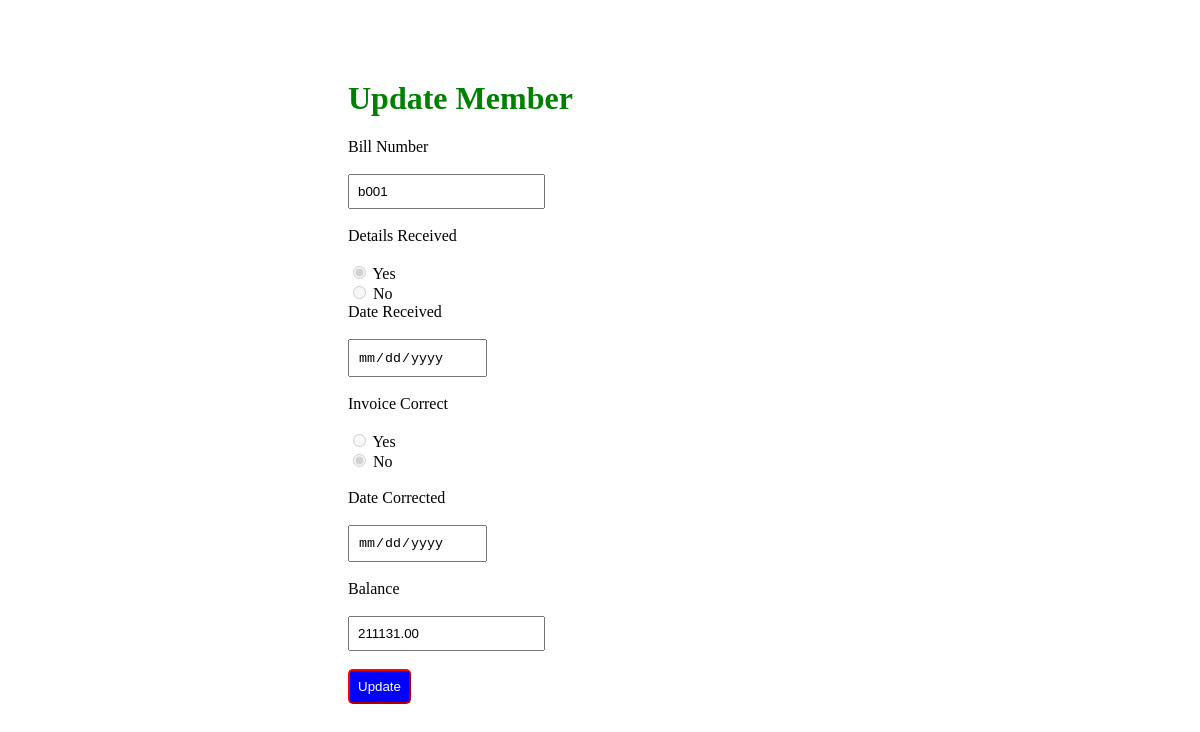
The app's page /update/1/ with its own data.
### myapp/models.py (models this page shows)
class Member(models.Model):
    bill_number = models.CharField(max_length=100, unique = True)
    details_received = models.BooleanField(default = False)
    date_received = models.DateField(null=True, blank=True)
    invoice_correct = models.BooleanField(null = True)
    date_corrected = models.DateField(null=True, blank=True)
    balance = models.DecimalField(max_digits=10, decimal_places=2)

### myapp/views.py (the view)
# urls.py: path('update/<int:id>/',views.update,name="update"),
def update(request,id):
    mem=Member.objects.get(id=id)
    return render(request,'update.html',{'mem':mem})

### myapp/templates/update.html (shortened to what this page needs)
<!DOCTYPE html>
<html lang="en">
<head>
</head>
{% load static %}
<link rel="stylesheet" href="{% static 'style.css' %}">
<body>
    <div class="container2">
        <h1>Update Member</h1>
<form action="{% url 'uprec' mem.id %}" method="post">
    <label for="bill_number">Bill Number</label><br><br>
    <input type="text" name="bill_number" id="bill_number" value="{{ mem.bill_number }}"
        {% if mem.bill_number %}readonly{% endif %}><br><br>
    <label>Details Received</label><br><br>
    <input type="radio" name="details_received" id="details_received_yes" value = "yes"
           {% if mem.details_received %}checked{% endif %}
           {% if mem.date_received %}disabled{% endif %}>
    <label for="details_received_yes">Yes</label><br>
    <input type="radio" name="details_received" id="details_received_no" value = "no"
           {% if mem.date_received %}disabled{% endif %}>
    <label for="details_received_no">No</label><br>
    <label for="date_received">Date Received</label><br><br>
    <input type="date" name="date_received" id="date_received" value="{{ mem.date_received|default_if_none:'' }}" readonly><br><br>
    <label>Invoice Correct</label><br><br>
<input type="radio" name="invoice_correct" id="invoice_correct_yes" value="yes"
    {% if mem.date_corrected %}disabled{% endif %}>
<label for="invoice_correct_yes">Yes</label><br>
<input type="radio" name="invoice_correct" id="invoice_correct_no" value="no"
    {% if not mem.invoice_correct %}checked{% endif %}
    {% if mem.date_corrected %}disabled{% endif %}>
<label for="invoice_correct_no">No</label><br><br>
    <label for="date_corrected">Date Corrected</label><br><br>
    <input type="date" name="date_corrected" id="date_corrected" value="{{ mem.date_corrected|default_if_none:'' }}" readonly><br><br>
    <label for="balance">Balance</label><br><br>
    <input type="number" name="balance" id="balance" step="0.01" value="{{ mem.balance }}"><br><br>
    <button type="submit" id="new1">Update</button>
</form>
    </div>
</body>
</html>

### myapp/static/style.css (style rules this page uses)
.container2 #new1 { background-color: blue; border-color: red; border-radius: 5px; padding: 8px; color: white; }
h1 { color: green; }
.container2 input { padding: 8px; }
.container2 { margin: 80px 240px 60px 240px; padding: 0px 100px 100px 100px; }

### records on screen
Member: bill_number "b001", date_received "☑ Yes", date_received "☐ No", date_corrected "☐ Yes", date_corrected "☑ No", balance "211131.00"
